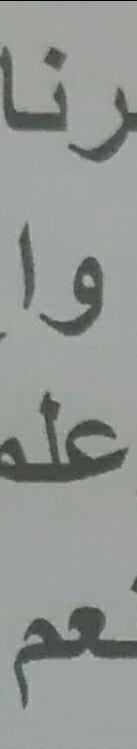
#> input picture temp/temp_picture.jpg, 137 x 749 px
$ python -i segmentation_character.py   (imports and definitions only)   (older library calls are emulated)
#> lines starting #> are read from the running program, lines starting #| are printed output that depends on the picture
from segmentation_filtering import *

class Char:
    # [7 lines left out: function __init__, not called in this run]

def contour_extraction(img):

    image=img.copy()
    # Enhancements are applied to the sub-word’s main-body by filling the holes
    binary_image=np.array([[1 if pixel == 255 else 0 for pixel in row ] for row in image])
#> binary_image: shape (749, 137) int64; every value is 0
    binary_image= ndimage.binary_fill_holes(binary_image)
#> binary_image: shape (749, 137) bool; every value is 0
    for j in np.arange(image.shape[1]):
        for i in np.arange(image.shape[0]):
            if image.item(i,j)==0:
               if binary_image.item(i,j)==1:
                   image[i][j]=255

    # dilation by two pixels
    kernel = np.ones((3,3),np.uint8)
    image = cv2.dilate(image, kernel, iterations=1)
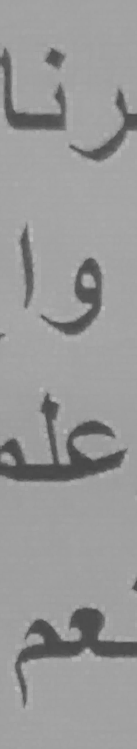
#> image: shape (749, 137); min 69, max 186, mean 152.8
    image=np.uint8(image)

    # get counter image
    _ ,counters ,_=cv2.findContours(image.copy(), cv2.RETR_EXTERNAL,cv2.CHAIN_APPROX_SIMPLE)
#> counters = [[[0, 0], [0, 748], [136, 748], [136, 0]]]
    counter = max(counters, key=cv2.contourArea)
#> counter = [[0, 0], [0, 748], [136, 748], [136, 0]]


    # draw counter image
    empty_image =np.zeros(image.shape, np.uint8)
    counter_image = cv2.drawContours(empty_image, [counter], 0, (255, 255), 0)
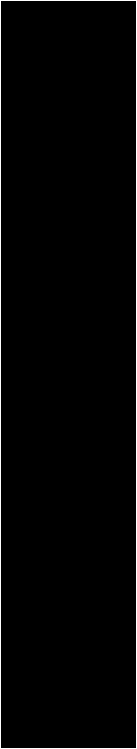
#> counter_image: shape (749, 137); 1.7% white in thin lines or dots
    counter=counter[:,0]
    return (counter_image,counter)

# [520 lines left out: functions up_contour, crop_two_point, seperated_region_area, cut_original_sub_word, formation_char_data, check_hole_found and 9 more, not called in this run]

>>> import cv2
>>> picture = cv2.imread('temp/temp_picture.jpg', cv2.IMREAD_GRAYSCALE)
>>> result = contour_extraction(picture)
